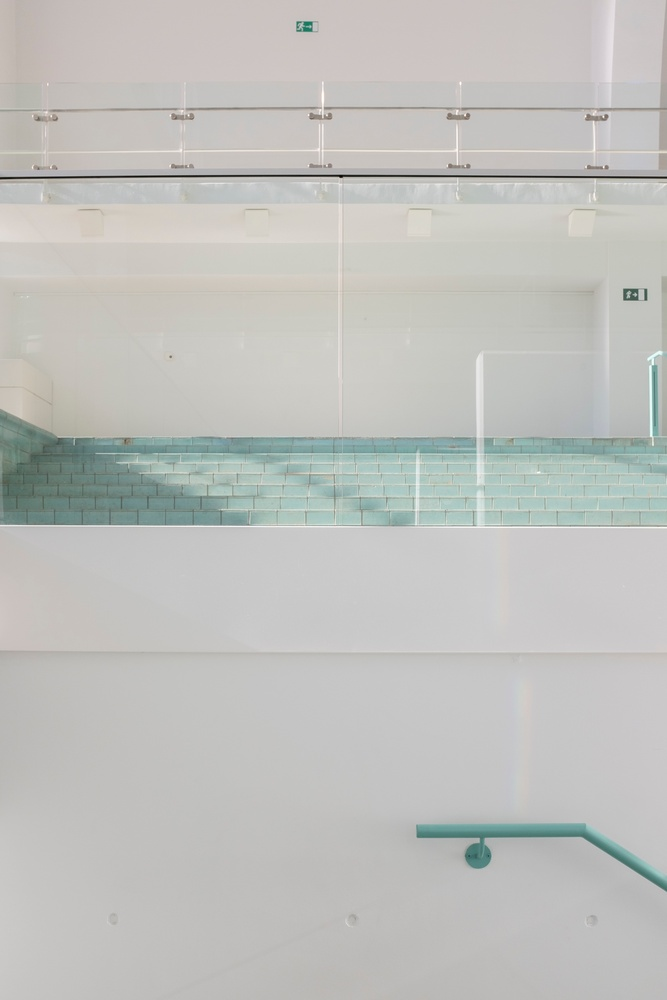
#> input picture Images/Test 3.jpg, 667 x 1000 px, shrunk from 4000 x 6000 before the run
$ python mask_method_inittest.py
#> lines starting #> are read from the running program, lines starting #| are printed output that depends on the picture; after the words box and inside, x2 and y2 are one past the last pixel; in counts of white or black regions, pixels touching at a corner belong together
import numpy as np
import cv2

image = cv2.imread('../Images/Test 3.jpg')
#> image is the input picture: shape (1000, 667, 3); mean B, G, R 189.2, 192.4, 191.6
# [4 lines of commented-out code are left out]

boundaries = [
    # The numpy arrays are the various boundaries for that the mask uses.
    # Note the order is BGR in these arrays.
    # (lower, upper)
    ([85, 0, 0], [220, 110, 110]),
]

v = 120

for i in range(6):
    print(v)
    boundaries = [
        # The numpy arrays are the various boundaries for that the mask uses.
        # Note the order is BGR in these arrays.
        # (lower, upper)
        ([50, 0, 0], [220, v, v])]
    # create NumPy arrays from the boundaries
    lower = np.array(boundaries[0][0], dtype="uint8")
    upper = np.array(boundaries[0][1], dtype="uint8")
    # find the colors within the specified boundaries and apply
    # the mask
    mask = cv2.inRange(image, lower, upper)
    output = cv2.bitwise_and(image, image, mask=mask)
    # show the images

    cv2.namedWindow('image', cv2.WINDOW_NORMAL)
    cv2.imshow("image", output)
    cv2.waitKey(0)
    cv2.destroyAllWindows()


    v += 20
#> this loop made 6 passes
#> pass 1, `mask = cv2.inRange(image, lower, upper)`:
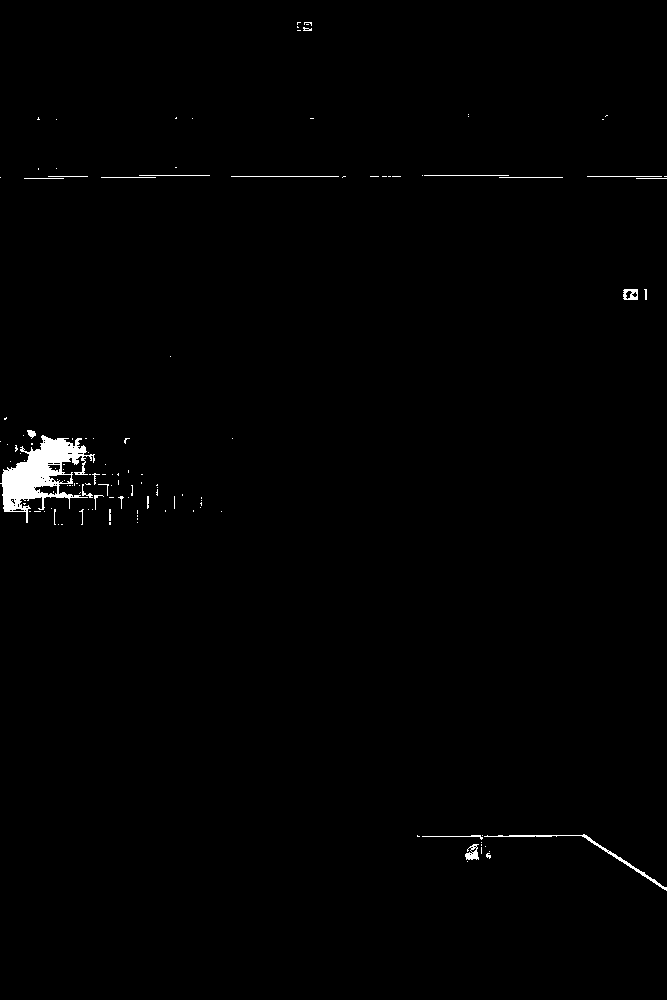
#> mask: shape (1000, 667); 0.81% white; 129 white regions (103 under 20 px), largest, box (x1, y1, x2, y2) and area: (0, 435, 95, 523) 3405, (484, 834, 667, 891) 437, (465, 844, 479, 860) 133
#> pass 2, `mask = cv2.inRange(image, lower, upper)`:
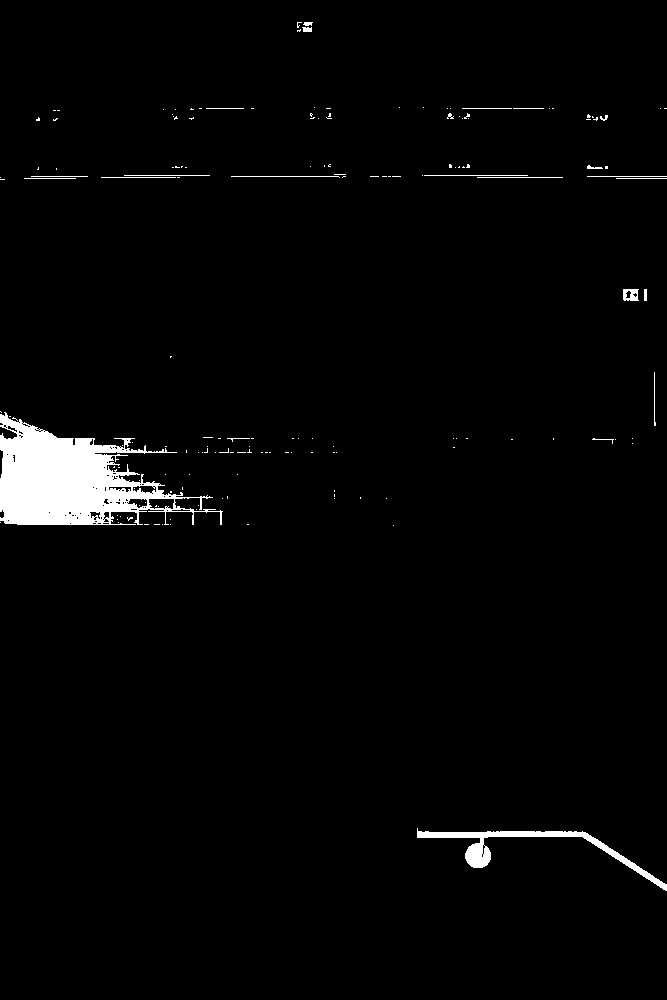
#> mask: shape (1000, 667); 2.4% white; 164 white regions (140 under 20 px), largest, box (x1, y1, x2, y2) and area: (0, 412, 223, 525) 11865, (417, 828, 667, 891) 2114, (623, 289, 639, 301) 146
#> pass 2, `output = cv2.bitwise_and(image, image, mask=mask)`:
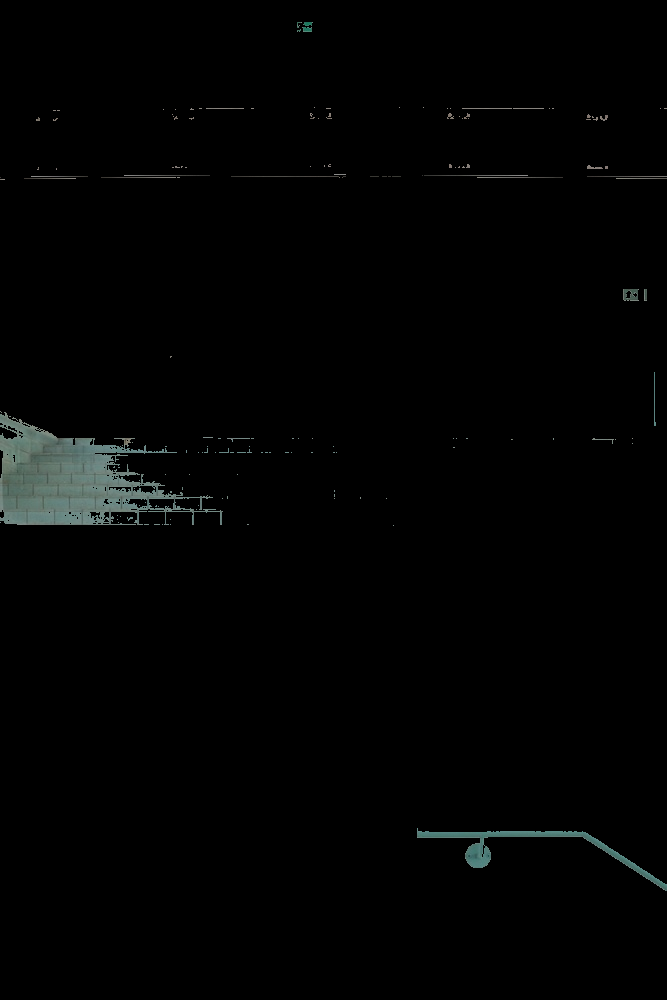
#> output: shape (1000, 667, 3); mean B, G, R 2.7, 2.9, 2.3
#> after the loop, v = 240

$ run again, with Images/Test 2.jpg copied over Images/Test 3.jpg
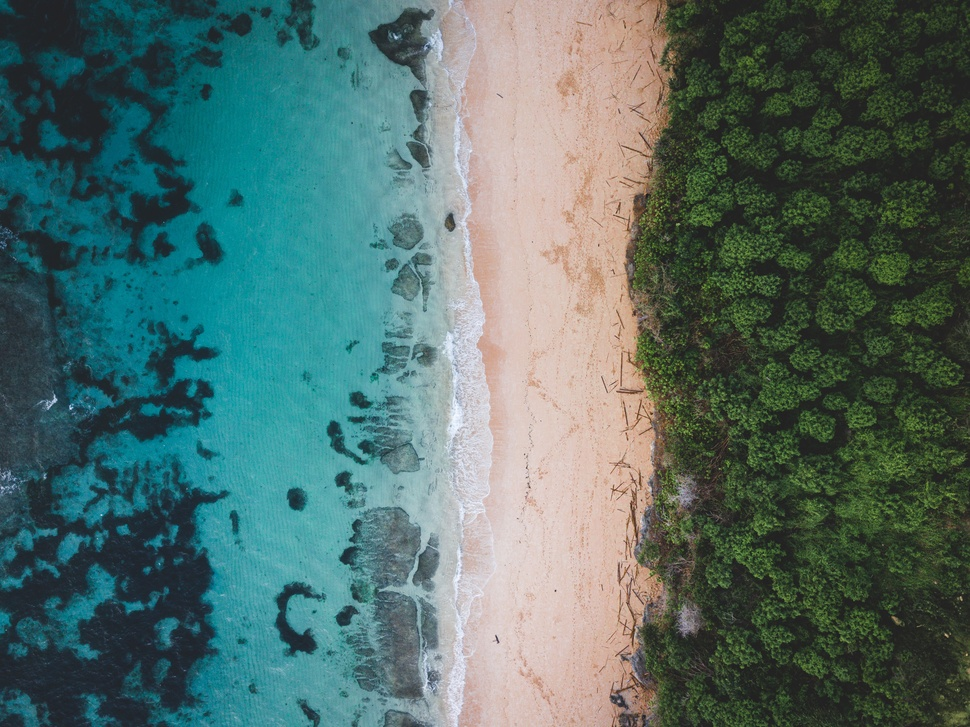
#> input picture Images/Test 2.jpg, 970 x 727 px, shrunk from 3892 x 2917 before the run
#> image is the input picture: shape (727, 970, 3); mean B, G, R 104.4, 109.1, 81.8
#> the loop `for i in range(6):` made 6 passes
#> pass 1, `mask = cv2.inRange(image, lower, upper)`:
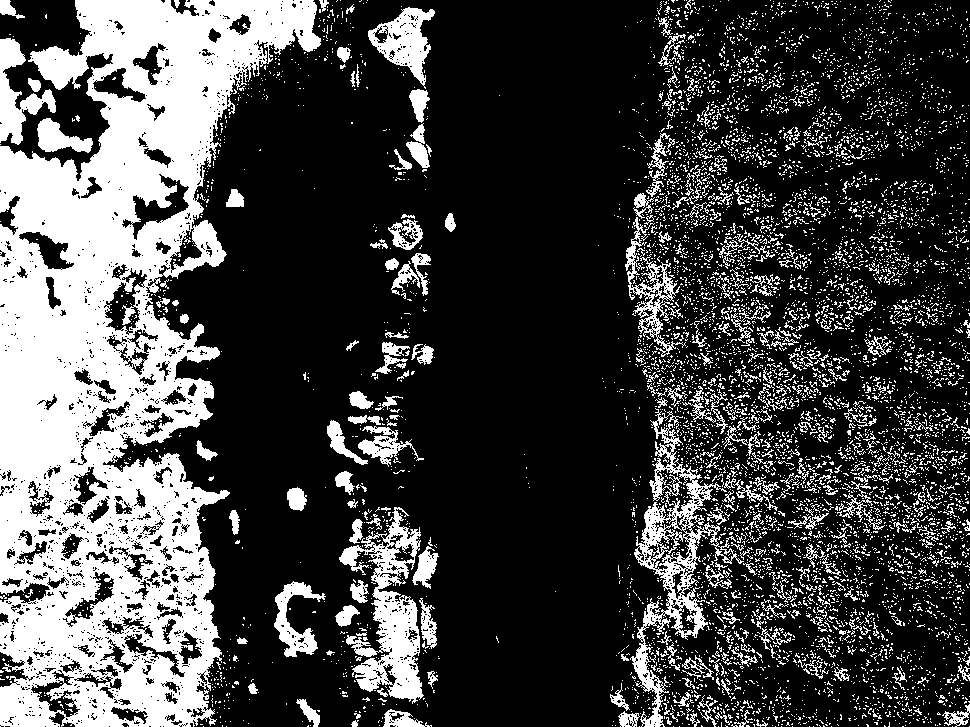
#> mask: shape (727, 970); 26.8% white; 7051 white regions (6659 under 20 px), largest, box (x1, y1, x2, y2) and area: (0, 0, 321, 727) 116850, (630, 408, 744, 727) 7111, (339, 507, 424, 704) 6687
#> pass 2, `output = cv2.bitwise_and(image, image, mask=mask)`:
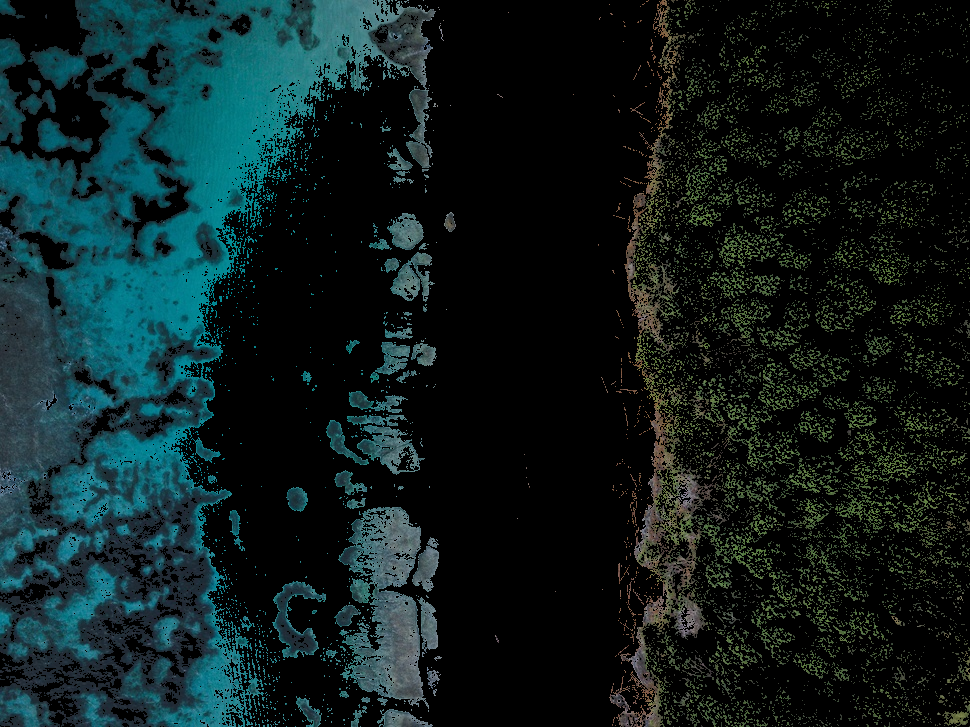
#> output: shape (727, 970, 3); mean B, G, R 30.1, 29.7, 13.7
#> after the loop `for i in range(6):`: v = 240
